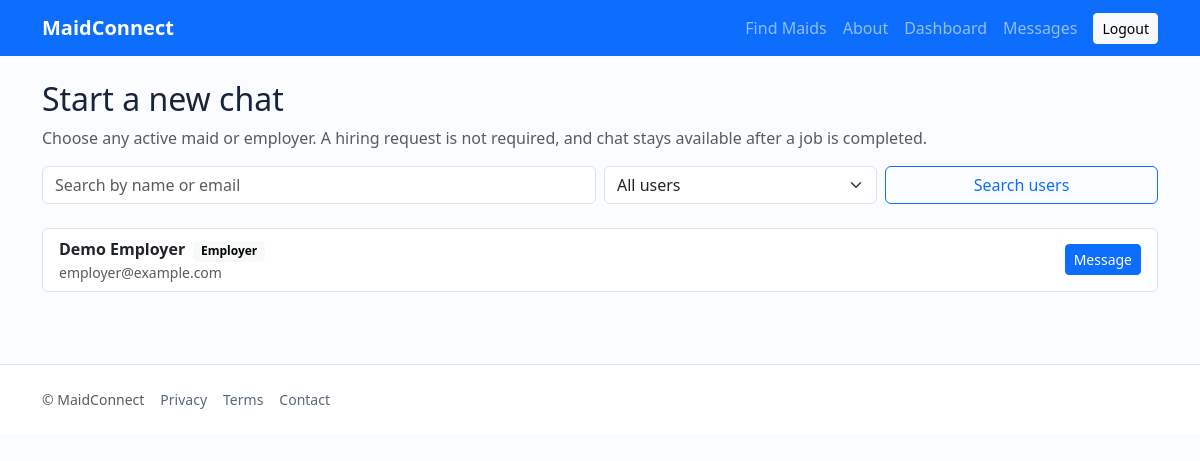
Page /messages/new (signed in) on the committed database.
### models.py (models this page shows)
class User(db.Model):
    __tablename__ = "users"
    id = db.Column(db.Integer, primary_key=True)
    full_name = db.Column(db.String(120), nullable=False)
    mobile = db.Column(db.String(20), unique=True, nullable=False, index=True)
    email = db.Column(db.String(160), unique=True, nullable=True, index=True)
    password_hash = db.Column(db.String(255), nullable=False)
    role = db.Column(db.String(20), nullable=False)  # maid, employer, admin
    is_active = db.Column(db.Boolean, default=True, nullable=False)
    is_verified = db.Column(db.Boolean, default=False, nullable=False)
    created_at = db.Column(db.DateTime, default=datetime.utcnow, nullable=False)
    maid_profile = db.relationship("MaidProfile", back_populates="user", uselist=False, cascade="all, delete-orphan")
    employer_profile = db.relationship("EmployerProfile", back_populates="user", uselist=False, cascade="all, delete-orphan")

### app.py (the view, shortened to what this page needs)
    @app.route("/messages/new", methods=["GET", "POST"])
    @login_required
    def new_message():
        user = current_user()
        if user.role not in ("maid", "employer"):
            abort(403)
        term = request.args.get("q", "").strip()
        role_filter = request.args.get("role", "all").strip().lower()
        query = User.query.filter(User.is_active.is_(True), User.role.in_(["maid", "employer"]), User.id != user.id)
        if role_filter in ("maid", "employer"):
            query = query.filter(User.role == role_filter)
        if term:
            query = query.filter(or_(User.full_name.ilike(f"%{term}%"),
                                     User.email.ilike(f"%{term}%")))
        people = query.order_by(User.full_name.asc()).limit(100).all()
        return render_template("new_message.html", people=people, role_filter=role_filter, term=term, user=user)

### templates/new_message.html (shortened to what this page needs)
{% extends "base.html" %}{% block title %}New Chat | MaidConnect{% endblock %}
{% block content %}
<h1 class="h2 mb-2">Start a new chat</h1>
<p class="text-muted">Choose any active maid or employer. A hiring request is not required, and chat stays available after a job is completed.</p>
<form method="get" class="row g-2 mb-4">
  <div class="col-md-6"><input class="form-control" name="q" value="{{ term }}" placeholder="Search by name or email"></div>
  <div class="col-md-3"><select class="form-select" name="role"><option value="all" {% if role_filter=='all' %}selected{% endif %}>All users</option></select></div>
  <div class="col-md-3"><button class="btn btn-outline-primary w-100">Search users</button></div>
</form>
<div class="list-group">
{% for person in people %}
<div class="list-group-item d-flex align-items-center justify-content-between flex-wrap gap-2">
  <div><strong>{{ person.full_name }}</strong><span class="badge text-bg-light ms-2">{{ person.role|title }}</span><div class="small text-muted">{{ person.email or person.mobile }}</div></div>
  <form method="post" action="{{ url_for('new_message', q=term, role=role_filter) }}"><button class="btn btn-primary btn-sm">Message</button></form>
</div>
{% else %}<div class="alert alert-info">No active users found. Try another search or role.</div>{% endfor %}
</div>
{% endblock %}

### static/css/style.css (style rules this page uses)
:root { --brand:#1456b8; --soft:#f1f6ff; }
body { background:#fbfcff; color:#17243a; min-height:100vh; }

### rows in the picture
User: full_name "Demo Employer", role "Employer", email "employer@example.com"
